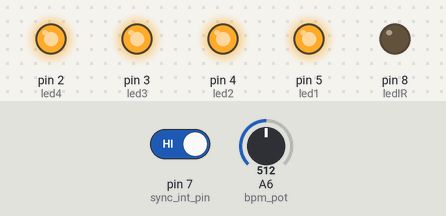
Bench run of a sketch on a simulated Arduino Nano, built with avr-gcc and run on an emulated ATmega328P. On the bench: output pins drawn as LEDs (lit = HIGH). Dashed ring = blinking. Inputs (shaded band) come from the test bench; at power-on: pin 7 (sync_int_pin) HIGH, A6 (bpm_pot) = 512.

Above: at 1.3 s.
1.4 s: pin 7 (sync_int_pin) driven LOW
At 1.8 s:
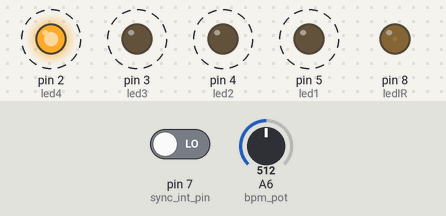
4.4 s: A6 (bpm_pot) set to 494
At 6.25 s:
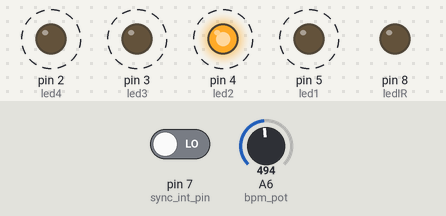
7.4 s: A6 (bpm_pot) set to 0
At 9.2 s:
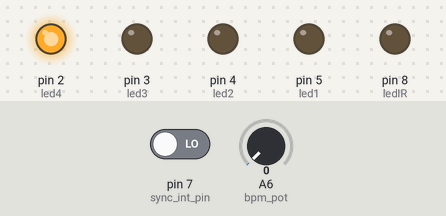
10.4 s: pin 7 (sync_int_pin) driven HIGH
At 11.1 s:
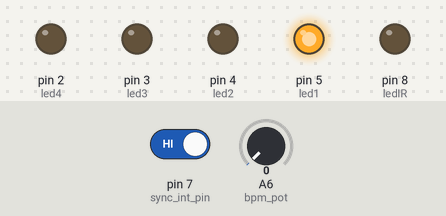
11.9 s: pin 7 (sync_int_pin) driven LOW
At 13.4 s:
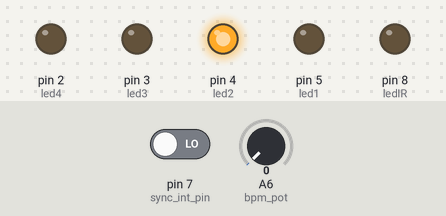
14.9 s: A6 (bpm_pot) set to 7
17.9 s: A6 (bpm_pot) set to 10
At 20.9 s:
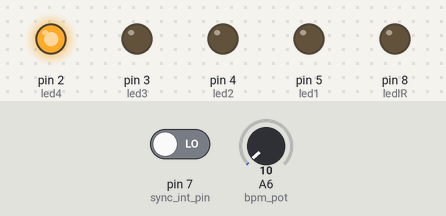
Timing chart, 0 to 21.9 s (numbered marks = the images above; inputs shaded):
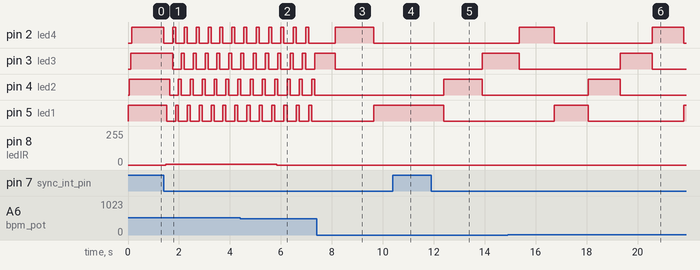

Measured:
- the behaviour switches between 8 and 9 on A6 (bpm_pot) (found by bisection; images 5 and 6)
- after the input at 1.4 s, pin 2 (led4): alternates HIGH for 0.12 s and LOW for 0.35 s, starting at once; pin 3 (led3): alternates HIGH for 0.12 s and LOW for 0.35 s, starting after 0.35 s
- after the input at 4.4 s, pin 8 (ledIR): 7/255 → 0/255 after 1.4 s
- after the input at 7.4 s, pin 4 (led2): stops changing and stays LOW
- after the input at 10.4 s, pin 4 (led2): stays LOW (without the input it goes to HIGH after 0.74 s); pin 5 (led1): stays HIGH (without the input it goes to LOW after 0.74 s)
- after the input at 11.9 s, pin 3 (led3): LOW → HIGH after 2.0 s; pin 4 (led2): LOW → HIGH after 0.50 s, → LOW 1.5 s later; pin 5 (led1): HIGH → LOW after 0.50 s
- after the input at 17.9 s, pin 2 (led4): LOW → HIGH after 2.7 s instead of 2.9 s

The sketch:

ATtiny_Midiclock_maker.ino
```cpp
#include <SoftwareSerial.h>
SoftwareSerial mySerial(0, 1); // RX, TX


byte midi_start = 0xfa;
byte midi_stop = 0xfc;
byte midi_clock = 0xf8;
byte midi_continue = 0xfb;
int play_flag = 0;
byte data;
byte counter;
byte led1 = 5;           //LED1 D5 - pin8
byte led2 = 4;           //LED2 D4 - pin9
byte led3 = 3;           //LED3 D3 - pin10
byte led4 = 2;           //LED4 D2 - pin11
byte sync_int_pin = 7;   //bpm in/ext - D7 pin6
byte ledIR = 8;        //IR led sync out - D8 pin5
byte sync_int = 0;
byte bpm_pot = A6;       //poti BPM  - A6 pin7
int bpm_int;
unsigned long bpm_time;
unsigned long previousMillis = 0;
void setup() {
mySerial.begin(31250);
pinMode(led1, OUTPUT);
pinMode(led2, OUTPUT);
pinMode(led3, OUTPUT);
pinMode(led4, OUTPUT);
pinMode(sync_int_pin, INPUT);
pinMode(bpm_pot, INPUT);
pinMode(ledIR, OUTPUT);

digitalWrite(led1, HIGH);
delay(50);
digitalWrite(led2, HIGH);
delay(50);
digitalWrite(led3, HIGH);
delay(50);
digitalWrite(led4, HIGH);

}

void loop() {
sync_int = digitalRead(sync_int_pin);

if(sync_int==0){
  //digitalWrite(led1, LOW);
  //digitalWrite(led2, LOW);
  //digitalWrite(led3, LOW);
  //digitalWrite(led4, LOW);
 // bpm_int=analogRead(bpm_pot);
  bpm_int=(map(analogRead(bpm_pot),0,1024,10,250)); //http://hofa-college.de/online_campus/pages/tipps-amp-tricks/hofa-tools/bpm-in-msec.php
  bpm_time=2500000/bpm_int;     //bpm_time=(60*1000*1000/24)/bpm_int;

  unsigned long currentMillis = micros();

  if(currentMillis - previousMillis > bpm_time) {            // save the last time you blinked the LED
    digitalWrite(ledIR, HIGH);
    Sync();
    previousMillis = currentMillis;
    //IRblink();
    digitalWrite(ledIR, LOW);
  }
}

if(sync_int==1){
 if(mySerial.available() > 0) {
  data = mySerial.read();
 if(data == midi_start) {
  play_flag = 1;

 }
 else if(data == midi_continue) {
  play_flag = 1;
 }
 else if(data == midi_stop) {
  play_flag = 0;
  digitalWrite(led1, LOW);
  digitalWrite(led2, LOW);
  digitalWrite(led3, LOW);
  digitalWrite(led4, LOW);
}
    else if(data == midi_clock) {    //((data == midi_clock) && (play_flag == 1))
    Sync();
    }
  }
 }
}

void Sync() {        // do something for every MIDI Clock pulse when the sequencer is running
mySerial.write(midi_clock);

if(counter == 0){
 //turnLedOn();
 digitalWrite(led4, LOW);
 digitalWrite(led1, HIGH);
 IRblink();
 }

if(counter == 6){
digitalWrite(led1, LOW);
digitalWrite(led2, HIGH);
IRblink();
}

if(counter == 12){
 digitalWrite(led2, LOW);
 digitalWrite(led3, HIGH);
 IRblink();
 }

if(counter == 18){
 digitalWrite(led3, LOW);
 digitalWrite(led4, HIGH);
 IRblink();
 }

counter++;
counter%=24;

}

void IRblink(){
  digitalWrite(ledIR, HIGH);
  delay(1);
  digitalWrite(ledIR, LOW);
}
```
